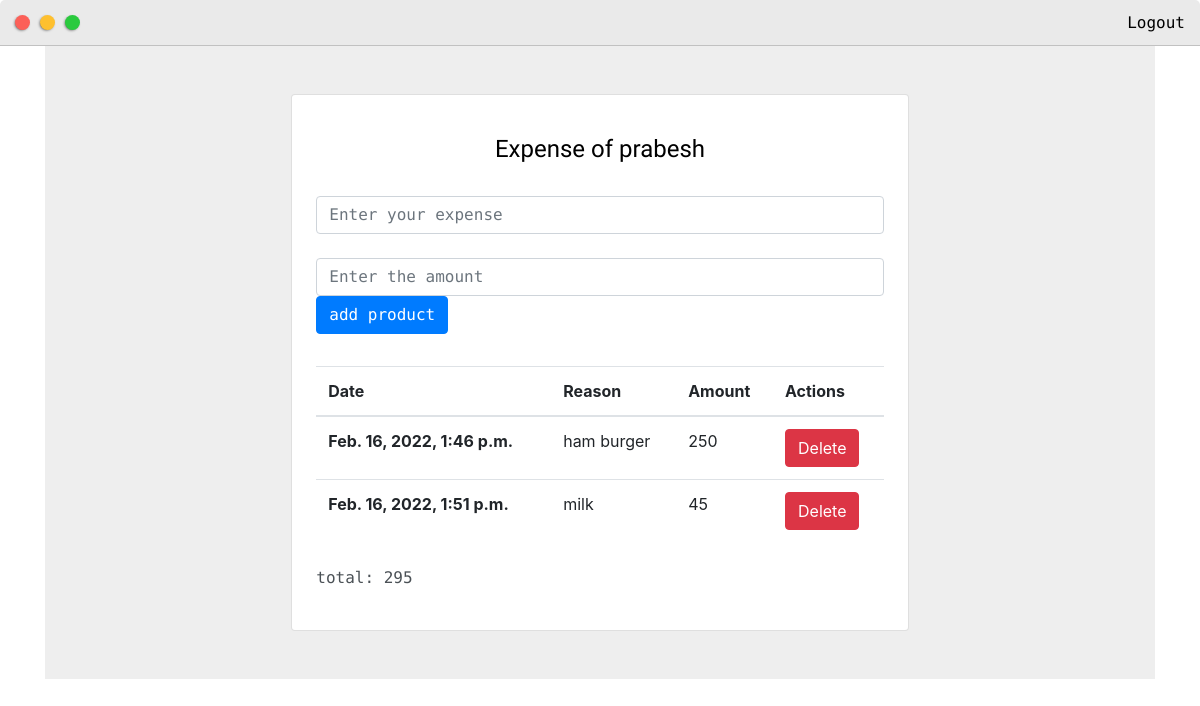
/expense/ (signed in), run on an earlier commit of the app's database.
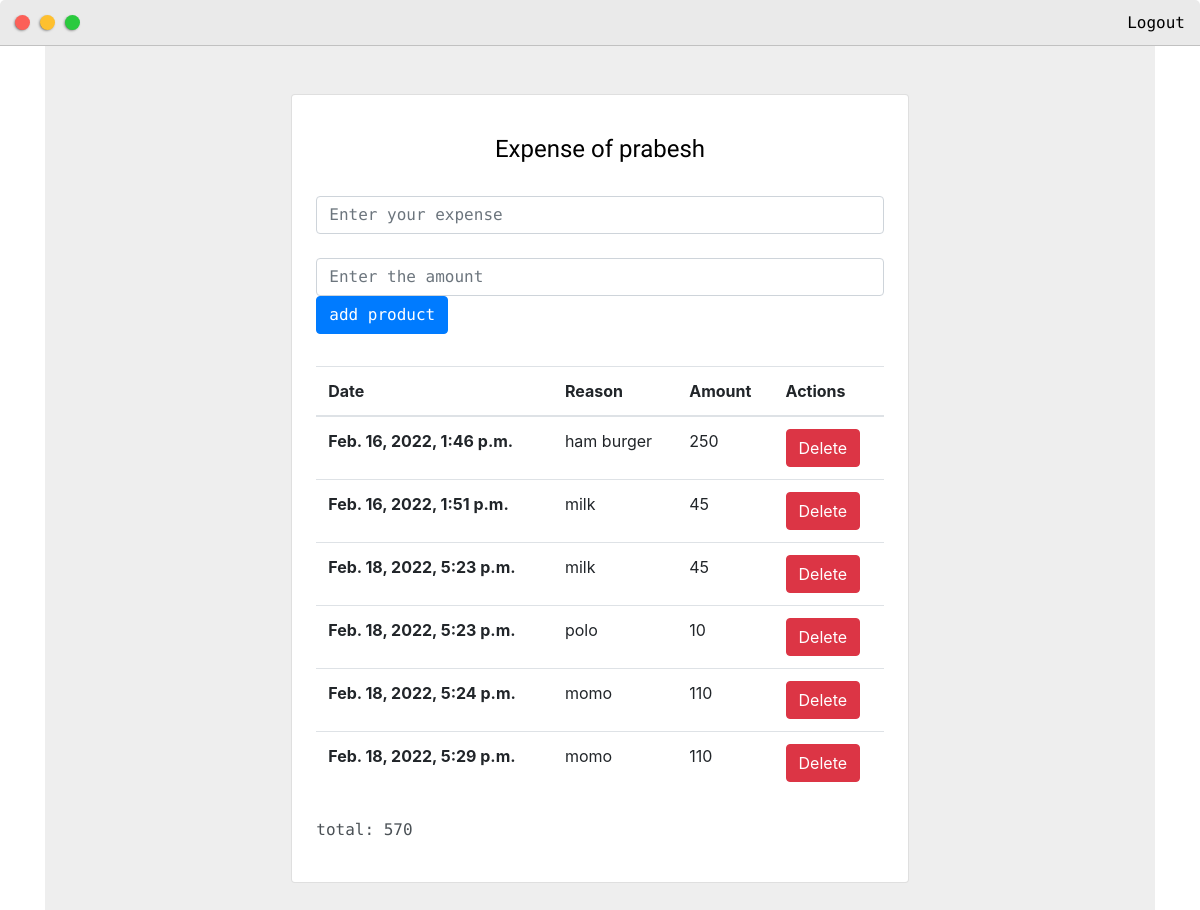
And on a later commit of the database.
### expense/models.py (models this page shows, shortened)
class expenses(models.Model):
    reason = models.CharField(max_length=30)
    date = models.DateTimeField(auto_now=True)
    amount = models.IntegerField()
    user = models.ForeignKey(User, on_delete=models.CASCADE, default=1)

### expense/views.py (the view)
# urls.py: path('', views.exp , name="expense"),
@login_required
def exp(request):
    expense = expenses()
    data = expenses.objects.filter(user=request.user)
    total = 0
    for amount in data:
        total += amount.amount
    if request.POST.get('reason'):
        expense.reason = request.POST.get('reason')
        expense.amount = request.POST.get('amount')
        expense.user = request.user
        expense.save()
        return redirect('expense')
    return render(request, 'expense/expense.html', {'data': data,'total': total})

### expense/templates/expense/expense.html (shortened to what this page needs)
{% extends 'base/base.html' %}
{%block content%}
<section class="vh-100" style="background-color: #eee;">
    <div class="container py-5 h-100">
      <div class="row d-flex justify-content-center align-items-center h-100">
        <div class="col col-lg-9 col-xl-7">
          <div class="card rounded-3">
            <div class="card-body p-4">
              <h4 class="text-center my-3 pb-3">Expense of {{request.user.username}}</h4>
              <form class="row row-cols-lg-auto g-3 justify-content-center align-items-center mb-4 pb-2" method="POST" action="{% url 'expense' %}">
                <div class="col-12">
                  <div class="form-outline">
                    <input type="text"  name="reason" class="form-control" placeholder="Enter your expense"/>
                    <Br>
                    <input type="text" name="amount" class="form-control" placeholder="Enter the amount"/>
                  </div>
                </div>
                <div class="col-12">
                  <input class="btn btn-primary"  type="submit" value="add product"/>
                </div>
              </form>
              <table class="table mb-4">
                <thead>
                  <tr>
                    <th scope="col">Date</th>
                    <th scope="col">Reason</th>
                    <th scope="col">Amount</th>
                    <th scope="col">Actions</th>
                  </tr>
                </thead>
                <tbody>
                  {% for datas in data %}
                  <tr>
                    <th scope="row">{{datas.date}}</th>
                    <td>{{datas.reason}}</td>
                    <td>{{datas.amount}}</td>
                    <td>
                      <form method="POST" action="{% url 'delete' datas.id %}">
                      <button type="submit"  class="btn btn-danger" name="delete">Delete</button>
                    </form>
                    </td>
                  </tr>
                  {% endfor %}
                </tbody>
              </table>
              <p>total: {{total}}</p>
            </div>
          </div>
        </div>
      </div>
    </div>
  </section>
{% endblock %}

What changed in the data, as far as the page shows it:
added expenses: date "Feb. 18, 2022, 5:23 p.m.", reason "milk", amount "45"
added expenses: date "Feb. 18, 2022, 5:23 p.m.", reason "polo", amount "10"
added expenses: date "Feb. 18, 2022, 5:24 p.m.", reason "momo", amount "110"
added expenses: date "Feb. 18, 2022, 5:29 p.m.", reason "momo", amount "110"
Also different on the page:
{{ total }}: "295" → "570"
